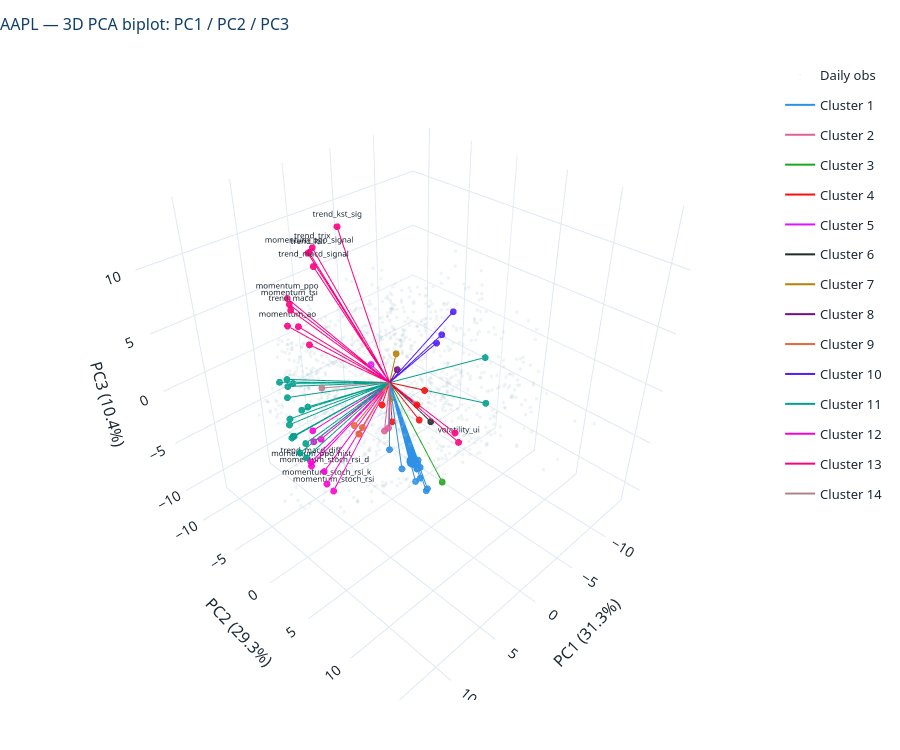

This figure's notebook cell:
### Markdown cell above
I then followed up with the following Claude prompt: *Can I now try 3D biplot?* to produce the code below:

### Code cell
# ── 1. PCA with 3 components ──────────────────────────────────────────
pca      = PCA(n_components=3)
scores   = pca.fit_transform(Z)       # (n_dates, 3)
loadings = pca.components_.T          # (n_features, 3)
ev       = pca.explained_variance_ratio_

scale = np.max(np.abs(scores)) * 0.85 / np.max(np.abs(loadings))
L     = loadings * scale

feat_names = F.columns.tolist()
mag        = np.linalg.norm(loadings, axis=1)
top_idx    = set(np.argsort(mag)[-15:])

palette = px.colors.qualitative.Dark24
colours = [palette[(g - 1) % len(palette)] for g in groups]

# ── 2. Figure ─────────────────────────────────────────────────────────
fig = go.Figure()

# daily observation cloud
fig.add_trace(go.Scatter3d(
    x=scores[:, 0], y=scores[:, 1], z=scores[:, 2],
    mode="markers",
    marker=dict(size=2, color="#aec6cf", opacity=0.2),
    name="Daily obs",
    hovertemplate="PC1 %{x:.2f}<br>PC2 %{y:.2f}<br>PC3 %{z:.2f}<extra></extra>",
))

# loading vectors — one trace per cluster, lines batched with None separators
for g_id in sorted(set(groups)):
    idxs = [i for i, g in enumerate(groups) if g == g_id]
    col  = palette[(g_id - 1) % len(palette)]
    xs, ys, zs = [], [], []
    for i in idxs:
        xs += [0, L[i, 0], None]
        ys += [0, L[i, 1], None]
        zs += [0, L[i, 2], None]
    fig.add_trace(go.Scatter3d(
        x=xs, y=ys, z=zs,
        mode="lines",
        line=dict(color=col, width=2),
        name=f"Cluster {g_id}",
        legendgroup=f"c{g_id}",
        showlegend=True,
        hoverinfo="skip",
    ))

# markers + labels at arrow tips
fig.add_trace(go.Scatter3d(
    x=L[:, 0], y=L[:, 1], z=L[:, 2],
    mode="markers+text",
    marker=dict(size=4, color=colours, opacity=0.9),
    text=[n if i in top_idx else "" for i, n in enumerate(feat_names)],
    textposition="top center",
    textfont=dict(size=8),
    customdata=list(zip(feat_names, groups)),
    hovertemplate="<b>%{customdata[0]}</b><br>Cluster %{customdata[1]}<br>"
                  "PC1: %{x:.3f}<br>PC2: %{y:.3f}<br>PC3: %{z:.3f}<extra></extra>",
    showlegend=False,
))

# ── 3. Layout ─────────────────────────────────────────────────────────
style(fig, height=750, legend_top=False,
      title="AAPL — 3D PCA biplot: PC1 / PC2 / PC3")

fig.update_layout(scene=dict(
    xaxis_title=f"PC1 ({ev[0]:.1%})",   # same pattern as the corrected answer
    yaxis_title=f"PC2 ({ev[1]:.1%})",
    zaxis_title=f"PC3 ({ev[2]:.1%})",
    aspectmode="cube",
))

fig.show()

### Figure 1 — Plotly figure (JSON) as saved in the notebook; plotly's stock layout.template omitted (floating-point values rounded to 4 significant figures; data arrays with more than 128 entries replaced by an {"elided": "..."} marker saying what was removed)
{"data": [{"hovertemplate": "PC1 %{x:.2f}<br>PC2 %{y:.2f}<br>PC3 %{z:.2f}<extra></extra>", "marker": {"color": "#aec6cf", "opacity": 0.2, "size": 2}, "mode": "markers", "name": "Daily obs", "type": "scatter3d", "x": {"elided": "1188 float values"}, "y": {"elided": "1188 float values"}, "z": {"elided": "1188 float values"}}, {"hoverinfo": "skip", "legendgroup": "c1", "line": {"color": "#2E91E5", "width": 2}, "mode": "lines", "name": "Cluster 1", "showlegend": true, "type": "scatter3d", "x": [0, 5.856, null, 0, 5.148, null, 0, 3.801, null, 0, 4.873, null, 0, 4.869, null, 0, 4.843, null, 0, 5.281, null, 0, 5.212, null, 0, 5.348, null, 0, 5.012, null, 0, 4.913, null, 0, 4.975, null, 0, 5.197, null, 0, 4.701, null, 0, 5.267, null, 0, 4.895, null, 0, 5.372, null, 0, 4.832, null, 0, 5.11, null, 0, 4.636, null, 0, 4.025, null, 0, 4.043, null, 0, 5.325, null, 0, 5.809, null], "y": [0, 6.08, null, 0, 7.868, null, 0, 6.77, null, 0, 8.044, null, 0, 8.003, null, 0, 8.03, null, 0, 7.771, null, 0, 7.818, null, 0, 7.719, null, 0, 7.909, null, 0, 7.983, null, 0, 7.969, null, 0, 7.832, null, 0, 8.136, null, 0, 7.776, null, 0, 8.013, null, 0, 7.702, null, 0, 8.041, null, 0, 7.881, null, 0, 8.076, null, 0, 8.259, null, 0, 8.149, null, 0, 7.73, null, 0, 7.331, null], "z": [0, -0.06057, null, 0, -0.4616, null, 0, -3.742, null, 0, -0.7586, null, 0, -1.044, null, 0, -0.4528, null, 0, -0.456, null, 0, -0.5754, null, 0, -0.3338, null, 0, -0.3769, null, 0, -1.222, null, 0, -0.8123, null, 0, -0.4652, null, 0, -1.123, null, 0, -0.7031, null, 0, -1.179, null, 0, -0.4392, null, 0, -1.177, null, 0, -0.8076, null, 0, -2.171, null, 0, -3.402, null, 0, -3.652, null, 0, -0.6361, null, 0, -1.077, null]}, {"hoverinfo": "skip", "legendgroup": "c2", "line": {"color": "#E15F99", "width": 2}, "mode": "lines", "name": "Cluster 2", "showlegend": true, "type": "scatter3d", "x": [0, 5.223, null, 0, 4.608, null], "y": [0, 4.905, null, 0, 4.685, null], "z": [0, 0.6115, null, 0, 0.4456, null]}, {"hoverinfo": "skip", "legendgroup": "c3", "line": {"color": "#1CA71C", "width": 2}, "mode": "lines", "name": "Cluster 3", "showlegend": true, "type": "scatter3d", "x": [0, -0.2072, null], "y": [0, 5.959, null], "z": [0, -6.662, null]}, {"hoverinfo": "skip", "legendgroup": "c4", "line": {"color": "#FB0D0D", "width": 2}, "mode": "lines", "name": "Cluster 4", "showlegend": true, "type": "scatter3d", "x": [0, -0.9066, null, 0, -1.858, null, 0, -1.853, null, 0, -1.056, null, 0, -1.254, null], "y": [0, -2.014, null, 0, -1.778, null, 0, 2.234, null, 0, 2.13, null, 0, 2.218, null], "z": [0, -3.526, null, 0, -5.604, null, 0, -0.5408, null, 0, -1.573, null, 0, -3.082, null]}, {"hoverinfo": "skip", "legendgroup": "c5", "line": {"color": "#DA16FF", "width": 2}, "mode": "lines", "name": "Cluster 5", "showlegend": true, "type": "scatter3d", "x": [0, 1.424, null], "y": [0, -0.6361, null], "z": [0, 1.979, null]}, {"hoverinfo": "skip", "legendgroup": "c6", "line": {"color": "#222A2A", "width": 2}, "mode": "lines", "name": "Cluster 6", "showlegend": true, "type": "scatter3d", "x": [0, -4.634, null], "y": [0, 0.3788, null], "z": [0, -5.893, null]}, {"hoverinfo": "skip", "legendgroup": "c7", "line": {"color": "#B68100", "width": 2}, "mode": "lines", "name": "Cluster 7", "showlegend": true, "type": "scatter3d", "x": [0, -0.1621, null, 0, -0.3591, null], "y": [0, -0.08828, null, 0, 0.453, null], "z": [0, -1.605, null, 0, 2.64, null]}, {"hoverinfo": "skip", "legendgroup": "c8", "line": {"color": "#750D86", "width": 2}, "mode": "lines", "name": "Cluster 8", "showlegend": true, "type": "scatter3d", "x": [0, -0.1586, null], "y": [0, 0.7541, null], "z": [0, 1.453, null]}, {"hoverinfo": "skip", "legendgroup": "c9", "line": {"color": "#EB663B", "width": 2}, "mode": "lines", "name": "Cluster 9", "showlegend": true, "type": "scatter3d", "x": [0, 1.9, null, 0, 2.408, null, 0, 1.986, null, 0, 2.011, null], "y": [0, -1.522, null, 0, -1.977, null, 0, -1.911, null, 0, -1.919, null], "z": [0, -4.136, null, 0, -3.919, null, 0, -4.954, null, 0, -4.927, null]}, {"hoverinfo": "skip", "legendgroup": "c10", "line": {"color": "#511CFB", "width": 2}, "mode": "lines", "name": "Cluster 10", "showlegend": true, "type": "scatter3d", "x": [0, -3.121, null, 0, -4.075, null, 0, -3.337, null], "y": [0, 2.297, null, 0, 3.139, null, 0, 2.645, null], "z": [0, 3.199, null, 0, 5.818, null, 0, 3.973, null]}, {"hoverinfo": "skip", "legendgroup": "c11", "line": {"color": "#00A08B", "width": 2}, "mode": "lines", "name": "Cluster 11", "showlegend": true, "type": "scatter3d", "x": [0, 5.691, null, 0, 6.152, null, 0, 6.478, null, 0, 6.922, null, 0, 5.866, null, 0, 7.046, null, 0, 6.718, null, 0, -6.925, null, 0, 6.984, null, 0, 7.264, null, 0, -6.667, null, 0, 6.827, null, 0, 7.605, null, 0, 6.423, null, 0, 6.396, null, 0, 6.749, null, 0, 6.396, null, 0, 6.738, null], "y": [0, -4.777, null, 0, -3.22, null, 0, -4.481, null, 0, -4.88, null, 0, -4.586, null, 0, -4.833, null, 0, -4.905, null, 0, 4.356, null, 0, -4.748, null, 0, -4.095, null, 0, 4.951, null, 0, -4.803, null, 0, -4.677, null, 0, -3.671, null, 0, -4.705, null, 0, -4.757, null, 0, -4.705, null, 0, -5.118, null], "z": [0, -2.188, null, 0, -0.8907, null, 0, 0.822, null, 0, -4.328, null, 0, -6.755, null, 0, -2.956, null, 0, 0.455, null, 0, 1.189, null, 0, -0.361, null, 0, 1.712, null, 0, -2.756, null, 0, -4.175, null, 0, 1.35, null, 0, -4.498, null, 0, -6.04, null, 0, -4.182, null, 0, -6.04, null, 0, -2.693, null]}, {"hoverinfo": "skip", "legendgroup": "c12", "line": {"color": "#FB00D1", "width": 2}, "mode": "lines", "name": "Cluster 12", "showlegend": true, "type": "scatter3d", "x": [0, 4.816, null, 0, 5.148, null, 0, 5.097, null, 0, 4.699, null, 0, 3.702, null, 0, 4.176, null, 0, 4.347, null, 0, 5.205, null], "y": [0, -3.626, null, 0, -4.965, null, 0, -4.315, null, 0, -4.885, null, 0, -3.916, null, 0, -4.212, null, 0, -4.208, null, 0, -4.872, null], "z": [0, -4.902, null, 0, -7.855, null, 0, -4.269, null, 0, -5.895, null, 0, -11.28, null, 0, -10.38, null, 0, -8.881, null, 0, -8.177, null]}, {"hoverinfo": "skip", "legendgroup": "c13", "line": {"color": "#FC0080", "width": 2}, "mode": "lines", "name": "Cluster 13", "showlegend": true, "type": "scatter3d", "x": [0, -6.418, null, 0, 7.212, null, 0, 5.981, null, 0, 5.184, null, 0, 5.322, null, 0, 3.686, null, 0, 6.02, null, 0, -5.415, null, 0, 6.531, null, 0, 6.89, null, 0, 7.193, null, 0, 6.704, null, 0, 5.407, null], "y": [0, 2.277, null, 0, -2.679, null, 0, -1.169, null, 0, -2.167, null, 0, -2.535, null, 0, -1.097, null, 0, -2.409, null, 0, 2.654, null, 0, -2.882, null, 0, -3.231, null, 0, -3.326, null, 0, -3.682, null, 0, -2.278, null], "z": [0, -8.044, null, 0, 7.954, null, 0, 11.26, null, 0, 12.02, null, 0, 11.55, null, 0, 13.35, null, 0, 4.852, null, 0, -6.312, null, 0, 6.336, null, 0, 8.067, null, 0, 6.462, null, 0, 8.296, null, 0, 11.71, null]}, {"hoverinfo": "skip", "legendgroup": "c14", "line": {"color": "#B2828D", "width": 2}, "mode": "lines", "name": "Cluster 14", "showlegend": true, "type": "scatter3d", "x": [0, 5.739, null], "y": [0, -1.679, null], "z": [0, 1.373, null]}, {"customdata": {"elided": "84x2 mixed values"}, "hovertemplate": "<b>%{customdata[0]}</b><br>Cluster %{customdata[1]}<br>PC1: %{x:.3f}<br>PC2: %{y:.3f}<br>PC3: %{z:.3f}<extra></extra>", "marker": {"color": ["#2E91E5", "#E15F99", "#B2828D", "#00A08B", "#EB663B", "#00A08B", "#E15F99", "#2E91E5", "#00A08B", "#2E91E5", "#2E91E5", "#2E91E5", "#2E91E5", "#FB0D0D", "#00A08B", "#EB663B", "#511CFB", "#2E91E5", "#2E91E5", "#2E91E5", "#222A2A", "#00A08B", "#FB00D1", "#511CFB", "#2E91E5", "#2E91E5", "#2E91E5", "#FB0D0D", "#00A08B", "#1CA71C", "#FC0080", "#FC0080", "#FC0080", "#FB00D1", "#2E91E5", "#2E91E5", "#2E91E5", "#2E91E5", "#00A08B", "#00A08B", "#00A08B", "#FC0080", "#FB0D0D", "#511CFB", "#FC0080", "#FC0080", "#FB00D1", "#2E91E5", "#2E91E5", "#2E91E5", "#2E91E5", "#FB00D1", "#DA16FF", "#00A08B", "#00A08B", "#00A08B", "#2E91E5", "#2E91E5", "#FC0080", "#FC0080", "#FC0080", "#B68100", "#B68100", "#00A08B", "#FB00D1", "#FB00D1", "#FB00D1", "#FC0080", "#00A08B", "#00A08B", "#00A08B", "#00A08B", "#FC0080", "#00A08B", "#FC0080", "#FC0080", "#FB00D1", "#FB0D0D", "#FB0D0D", "#750D86", "#2E91E5", "#EB663B", "#EB663B", "#2E91E5"], "opacity": 0.9, "size": 4}, "mode": "markers+text", "showlegend": false, "text": ["", "", "", "", "", "", "", "", "", "", "", "", "", "", "", "", "", "", "", "", "", "", "", "", "", "", "", "", "", "", "volatility_ui", "trend_macd", "trend_macd_signal", "trend_macd_diff", "", "", "", "", "", "", "", "trend_trix", "", "", "trend_kst", "trend_kst_sig", "", "", "", "", "", "", "", "", "", "", "", "", "", "", "", "", "", "", "momentum_stoch_rsi", "momentum_stoch_rsi_k", "momentum_stoch_rsi_d", "momentum_tsi", "", "", "", "", "momentum_ao", "", "momentum_ppo", "momentum_ppo_signal", "momentum_ppo_hist", "", "", "", "", "", "", ""], "textfont": {"size": 8}, "textposition": "top center", "type": "scatter3d", "x": [5.856, 5.223, 5.739, 5.691, 1.9, 6.152, 4.608, 5.148, 6.478, 3.801, 4.873, 4.869, 4.843, -0.9066, 6.922, 2.408, -3.121, 5.281, 5.212, 5.348, -4.634, 5.866, 4.816, -4.075, 5.012, 4.913, 4.975, -1.858, 7.046, -0.2072, -6.418, 7.212, 5.981, 5.148, 5.197, 4.701, 5.267, 4.895, 6.718, -6.925, 6.984, 5.184, -1.853, -3.337, 5.322, 3.686, 5.097, 5.372, 4.832, 5.11, 4.636, 4.699, 1.424, 7.264, -6.667, 6.827, 4.025, 4.043, 6.02, -5.415, 6.531, -0.1621, -0.3591, 7.605, 3.702, 4.176, 4.347, 6.89, 6.423, 6.396, 6.749, 6.396, 7.193, 6.738, 6.704, 5.407, 5.205, -1.056, -1.254, -0.1586, 5.325, 1.986, 2.011, 5.809], "y": [6.08, 4.905, -1.679, -4.777, -1.522, -3.22, 4.685, 7.868, -4.481, 6.77, 8.044, 8.003, 8.03, -2.014, -4.88, -1.977, 2.297, 7.771, 7.818, 7.719, 0.3788, -4.586, -3.626, 3.139, 7.909, 7.983, 7.969, -1.778, -4.833, 5.959, 2.277, -2.679, -1.169, -4.965, 7.832, 8.136, 7.776, 8.013, -4.905, 4.356, -4.748, -2.167, 2.234, 2.645, -2.535, -1.097, -4.315, 7.702, 8.041, 7.881, 8.076, -4.885, -0.6361, -4.095, 4.951, -4.803, 8.259, 8.149, -2.409, 2.654, -2.882, -0.08828, 0.453, -4.677, -3.916, -4.212, -4.208, -3.231, -3.671, -4.705, -4.757, -4.705, -3.326, -5.118, -3.682, -2.278, -4.872, 2.13, 2.218, 0.7541, 7.73, -1.911, -1.919, 7.331], "z": [-0.06057, 0.6115, 1.373, -2.188, -4.136, -0.8907, 0.4456, -0.4616, 0.822, -3.742, -0.7586, -1.044, -0.4528, -3.526, -4.328, -3.919, 3.199, -0.456, -0.5754, -0.3338, -5.893, -6.755, -4.902, 5.818, -0.3769, -1.222, -0.8123, -5.604, -2.956, -6.662, -8.044, 7.954, 11.26, -7.855, -0.4652, -1.123, -0.7031, -1.179, 0.455, 1.189, -0.361, 12.02, -0.5408, 3.973, 11.55, 13.35, -4.269, -0.4392, -1.177, -0.8076, -2.171, -5.895, 1.979, 1.712, -2.756, -4.175, -3.402, -3.652, 4.852, -6.312, 6.336, -1.605, 2.64, 1.35, -11.28, -10.38, -8.881, 8.067, -4.498, -6.04, -4.182, -6.04, 6.462, -2.693, 8.296, 11.71, -8.177, -1.573, -3.082, 1.453, -0.6361, -4.954, -4.927, -1.077]}], "layout": {"colorway": ["#123F69", "#C0392B", "#2E8B6B", "#E8A33D", "#2E7EBB", "#7A8994"], "font": {"color": "#1C2833", "family": "Segoe UI, Helvetica, Arial, sans-serif", "size": 13}, "height": 750, "hoverlabel": {"font": {"size": 12}}, "margin": {"b": 50, "l": 60, "r": 30, "t": 60}, "scene": {"aspectmode": "cube", "xaxis": {"title": {"text": "PC1 (31.3%)"}}, "yaxis": {"title": {"text": "PC2 (29.3%)"}}, "zaxis": {"title": {"text": "PC3 (10.4%)"}}}, "title": {"font": {"color": "#123F69", "size": 16}, "text": "AAPL — 3D PCA biplot: PC1 / PC2 / PC3", "x": 0, "xanchor": "left"}, "xaxis": {"gridcolor": "#E2EBF4", "showgrid": true, "zeroline": false}, "yaxis": {"gridcolor": "#E2EBF4", "showgrid": true, "zeroline": false}}}
